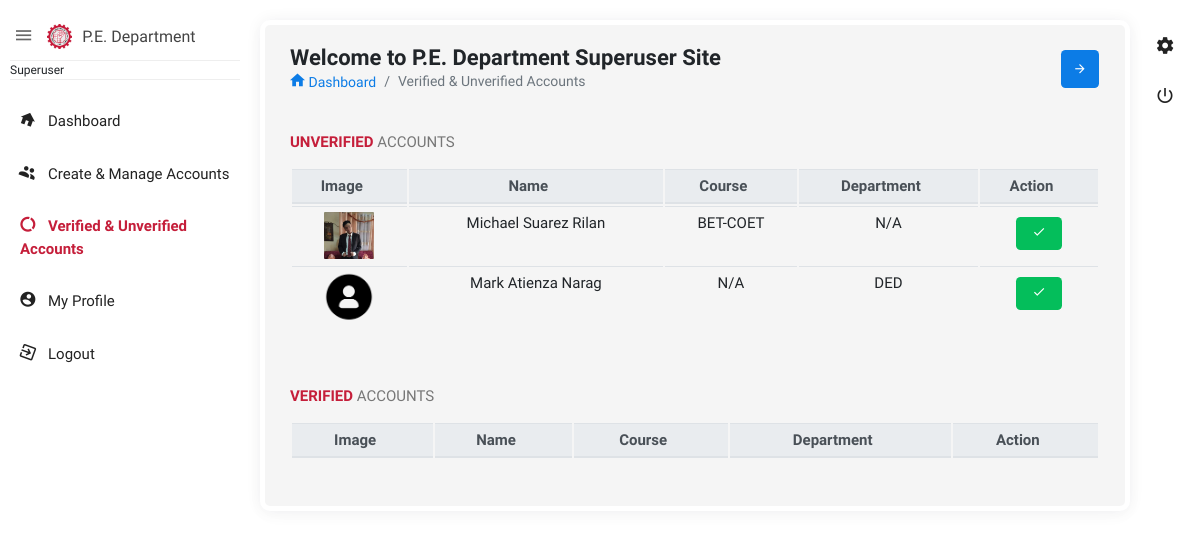
Before: /admin/super_user/_verifyunverify.php with the older database file.
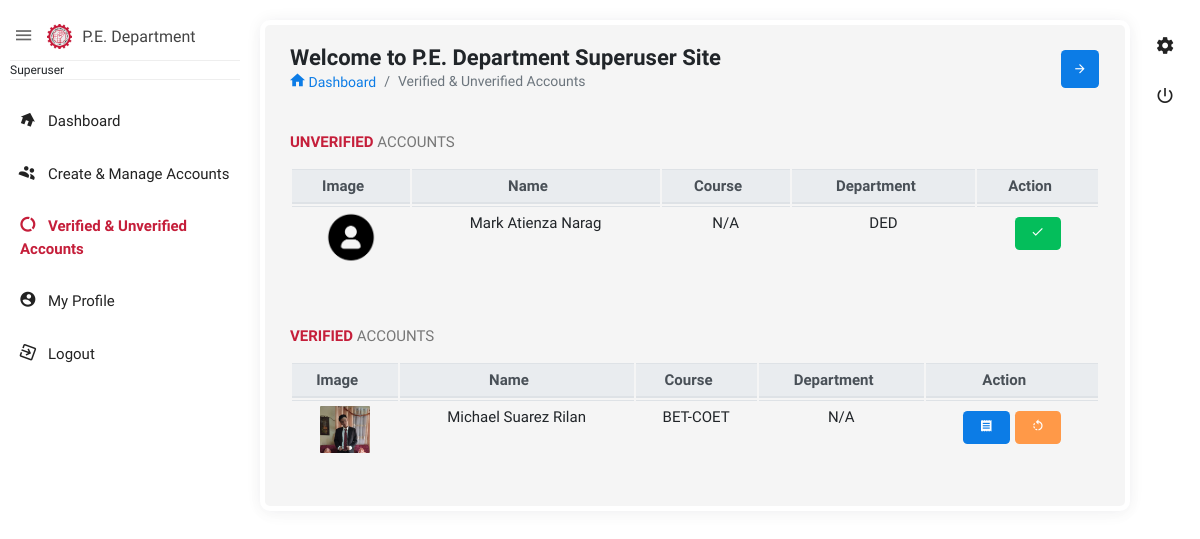
After: the same page with the newer database file.
### tables this page shows
CREATE TABLE `registration` (
  `id` int(11) NOT NULL,
  `firstname` varchar(100) NOT NULL,
  `middlename` varchar(100) NOT NULL,
  `lastname` varchar(100) NOT NULL,
  `email` varchar(100) NOT NULL,
  `contact` varchar(100) NOT NULL,
  `gender` varchar(100) NOT NULL,
  `course` varchar(100) NOT NULL,
  `department` varchar(100) NOT NULL,
  `image` text NOT NULL,
  `password` varchar(100) NOT NULL,
  `qr` text NOT NULL,
  `users` varchar(100) NOT NULL,
  `otp` int(11) NOT NULL,
  `id_no` varchar(20) DEFAULT NULL,
  `qr_path` varchar(300) DEFAULT NULL,
  `status` varchar(100) NOT NULL
);

### admin/super_user/_verifyunverify.php (the view, shortened to what the changed rows need)
<?php
    include('connection.php');
?>
<!doctype html>
<html class="no-js " lang="en">
<head>
<link rel="stylesheet" href="assets/plugins/bootstrap/css/bootstrap.min.css">
<link rel="stylesheet" href="assets/plugins/fullcalendar/fullcalendar.min.css">
<link rel="stylesheet" href="assets/plugins/bootstrap-select/css/bootstrap-select.css" />
<link href="assets/plugins/bootstrap-material-datetimepicker/css/bootstrap-material-datetimepicker.css" rel="stylesheet" />
<link rel="stylesheet" href="assets/plugins/bootstrap-tagsinput/bootstrap-tagsinput.css">
<link href="assets/plugins/bootstrap-select/css/bootstrap-select.css" rel="stylesheet" />
<link rel="stylesheet" href="assets/plugins/jquery-datatable/dataTables.bootstrap4.min.css">
<link rel="stylesheet" href="assets/css/style.min.css">
<link rel="stylesheet" href="assets/plugins/sweetalert/sweetalert.css"/>
</head>
<body class="theme-blush">
<section class="content">
    <div class="body_scroll">
        <div class="block-header">
            <div class="row">
                <div class="col-lg-7 col-md-6 col-sm-12">
                    <h2>Welcome to P.E. Department Superuser Site</h2>
                </div>
            </div>
        </div>
        <div class="container-fluid">
            <div class="row clearfix">
                <div class="col-sm-12 col-md-12 col-lg-12">
                    <div class="card">
                        <div class="header">
                            <h2><strong>Unverified</strong> Accounts</h2>
                        </div>
                        <div class="table-responsive" style="text-align: center;">
                            <table class="table table-hover js-basic-example dataTable table-sm " id="table1">
                                <thead class="thead-light">
                                    <tr>
                                        <th>Image</th>
                                        <th>Name</th>
                                        <th>Course</th>
                                        <th>Department</th>
                                        <th>Action</th>
                                    </tr>
                                </thead>
                                <tbody>
                                    <?php
                                        $query = "SELECT * FROM registration WHERE status='UNVERIFIED'";
                                        $result = mysqli_query($conn, $query);
                                        while ($row = mysqli_fetch_array($result)) {
                                    ?>
                                    <tr>
                                        <td><img src="../../<?php echo $row['image'] ?>" width="50px" alt=""></td>
                                        <td><?php echo $row['firstname'] ?> <?php echo $row['middlename'] ?> <?php echo $row['lastname'] ?></td>
                                        <td><?php echo $row['course'] ?></td>
                                        <td><?php echo $row['department'] ?></td>
                                        <td>
                                            <button class="btn btn-success" data-toggle="modal" data-target="#delete<?php echo $row['id'] ?>"><i class="zmdi zmdi-check"></i>  </button>
                                        </td>
                                    </tr>
                                    <?php } ?>
                                </tbody>
                            </table>
                        </div>
                    </div>
                    <div class="card">
                        <div class="header">
                            <h2><strong>Verified</strong> Accounts</h2>
                        </div>
                        <div class="table-responsive" style="text-align: center;">
                            <table class="table table-hover js-basic-example dataTable table-sm " id="table1">
                                <thead class="thead-light">
                                    <tr>
                                        <th>Image</th>
                                        <th>Name</th>
                                        <th>Course</th>
                                        <th>Department</th>
                                        <th>Action</th>
                                    </tr>
                                </thead>
                                <tbody>
                                    <?php
                                        $query = "SELECT * FROM registration WHERE status='VERIFIED'";
                                        $result = mysqli_query($conn, $query);
                                        while ($row = mysqli_fetch_array($result)) {
                                    ?>
                                    <tr>
                                        <td><img src="../../<?php echo $row['image'] ?>" width="50px" alt=""></td>
                                        <td><?php echo $row['firstname'] ?> <?php echo $row['middlename'] ?> <?php echo $row['lastname'] ?></td>
                                        <td><?php echo $row['course'] ?></td>
                                        <td><?php echo $row['department'] ?></td>
                                        <td>
                                            <button class="btn btn-primary" data-toggle="modal" data-target="#accdetails<?php echo $row['id'] ?>"><i class="zmdi zmdi-receipt"></i> </button>
                                            <button class="btn btn-warning" data-toggle="modal" data-target="#delete<?php echo $row['id'] ?>"><i class="zmdi zmdi-rotate-left"></i>  </button>
                                        </td>
                                    </tr>
                                    <?php } ?>
                                </tbody>
                            </table>
                        </div>
                    </div>
                </div>
            </div>
        </div>
    </div>
</section>
</body>
</html>

Changed rows visible on the page:
changed registration "Michael": moves from the list under "UNVERIFIEDACCOUNTS" to the list under "VERIFIEDACCOUNTS"
